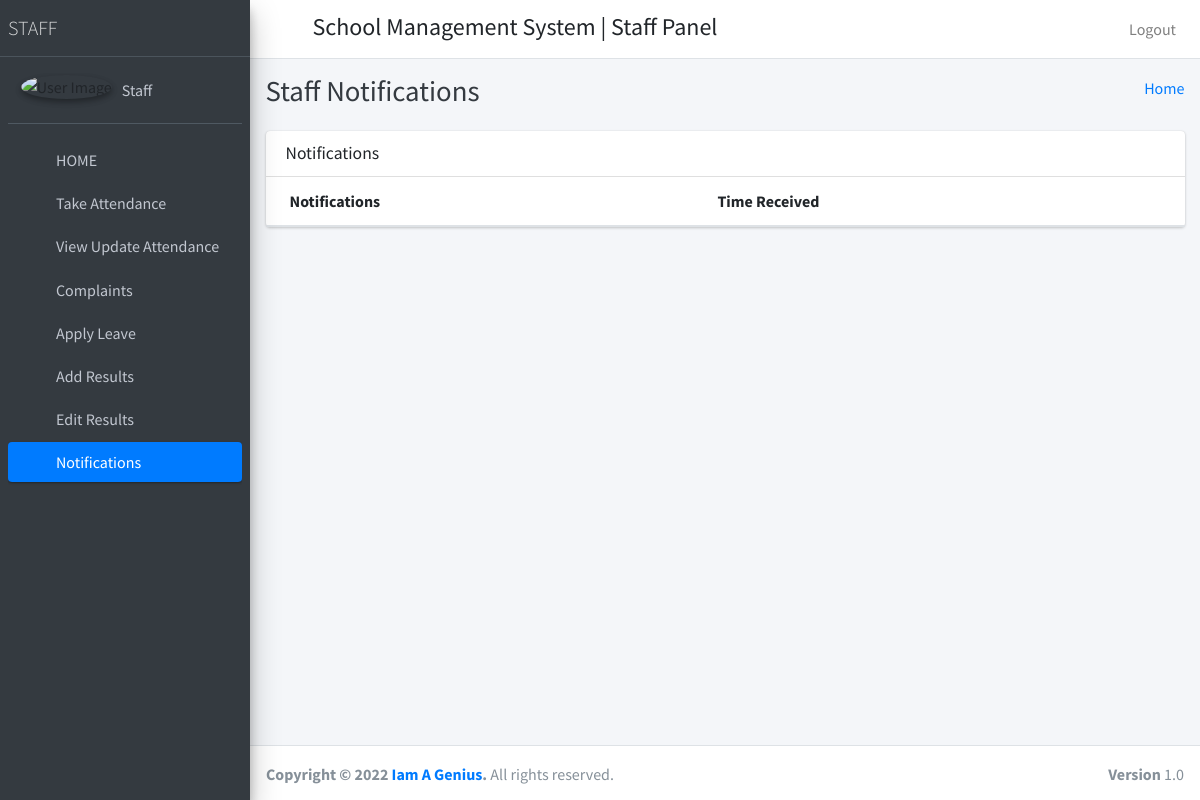
/staff_all_notification (signed in), run on an earlier commit of the app's database.
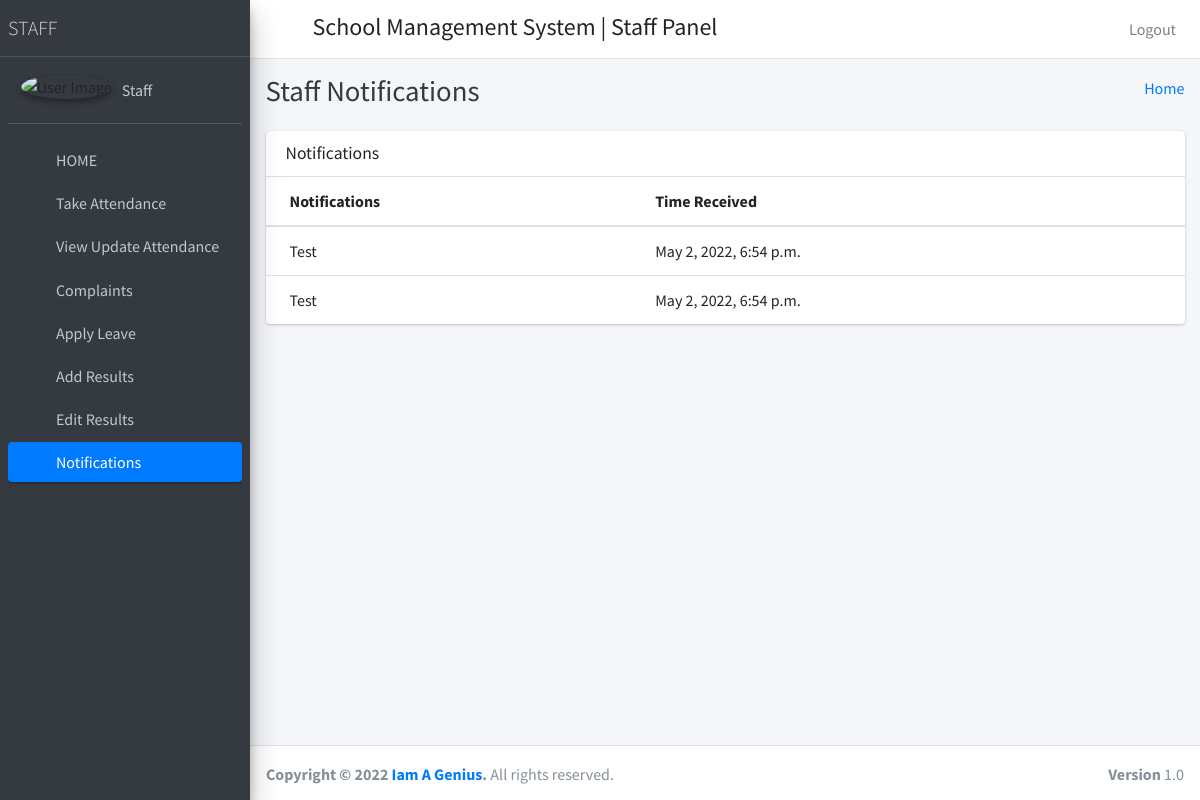
And on a later commit of the database.
### Student/models.py (models this page shows)
class notificationstaff(models.Model):
    id = models.AutoField(primary_key=True)
    staff_id=models.ForeignKey(staff, on_delete=models.CASCADE)
    message = models.TextField()
    created_at = models.DateTimeField(auto_now_add=True)
    updated_at = models.DateTimeField(auto_now_add=True)
    objects=models.Manager()

### Student/staffviews.py (the view)
# urls.py: path('staff_all_notification',staffviews.staff_all_notification,name="staff_all_notification"),
def staff_all_notification(request):
    staffs=staff.objects.get(admin=request.user.id)
    notification=notificationstaff.objects.filter(staff_id=staffs.id)
    notifications=notificationstaff.objects.all().count()
    return render(request,"staff_template/Notifications.html",{"notification":notification,'notifications':notifications})

### templates/staff_template/Notifications.html (shortened to what this page needs)
{% extends 'staff_template/base_template.html' %}
{% block page_title %} Staff Notifications {% endblock page_title %}
{% load static %}
{% block main_content %}
<section class="content">
      <div class="container-fluid">
       <div class="row">
          <div class="col-12">
            <div class="card">
              <div class="card-header">
                <h3 class="card-title">Notifications</h3>
              </div>
              <div class="card-body table-responsive p-0">
                <table class="table table-hover text-nowrap">
                  <thead>
                    <tr>
                      <th>Notifications</th>
                      <th>Time Received</th>
                    </tr>
                  </thead>
                  <tbody>
                  {% for notification in notification %}
                    <tr>
                      <td>{{ notification.message }}</td>
                      <td>{{ notification.created_at }}</td>
                    </tr>
                  {% endfor %}
                  </tbody>
                </table>
              </div>
            </div>
          </div>
        </div>
      </div>
    </section>
{% endblock main_content %}

What changed in the data, as far as the page shows it:
added notificationstaff: message "Test", created_at "May 2, 2022, 6:54 p.m."
added notificationstaff: message "Test", created_at "May 2, 2022, 6:54 p.m."
